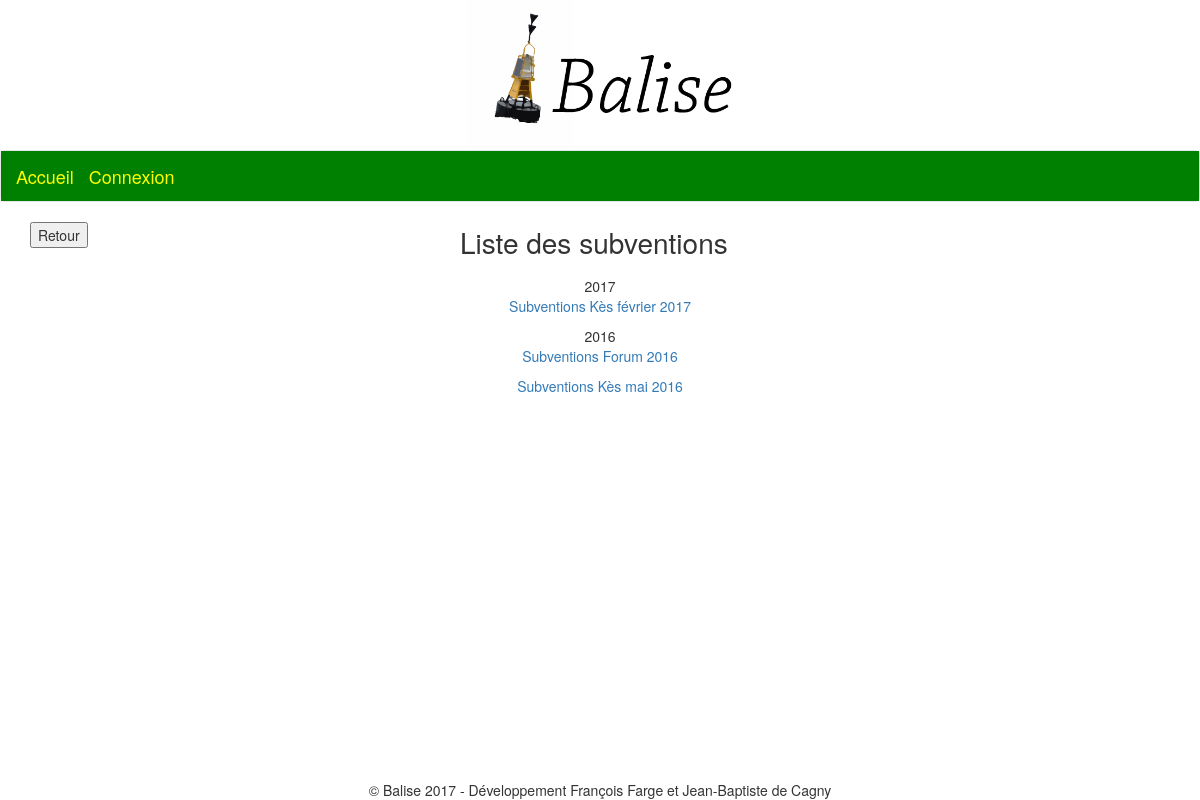
The app's page /subventions/, older data.
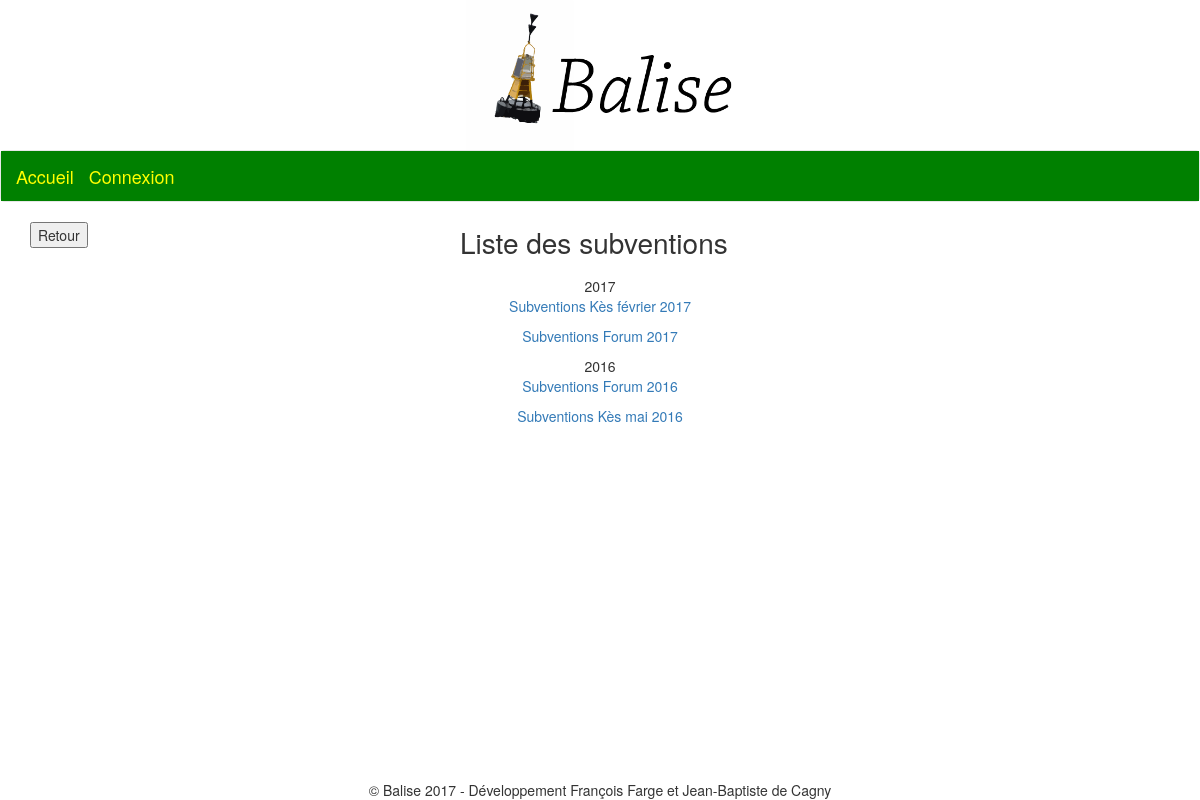
The same page, newer data.
### subventions/models.py (models this page shows, shortened)
class VagueSubventions(models.Model):
	type_subvention = models.ForeignKey(TypeSubvention)
	annee = models.CharField(max_length=4)
	class Meta:
		unique_together = ('type_subvention', 'annee')
		ordering = ('-annee',)
	@models.permalink
	def view_self_url(self):
		return ('view_vague', [self.id])

class TypeSubvention(models.Model):
	nom = models.CharField(max_length=30)
	deblocable = models.BooleanField(default=True)
	class Meta:
		unique_together = ('nom',)
	def __str__(self):
		return self.nom

### subventions/views.py (the view)
def subventions_home(request):
	all_vagues_subventions = VagueSubventions.objects.all()
	annees = all_vagues_subventions.values('annee').distinct()
	vagues_subventions = []
	for annee in annees:
		vagues_subventions.append((annee['annee'],
			VagueSubventions.objects.filter(
				annee=annee['annee'])))
	return render(request, 'subventions/subventions_home.html', locals())

### subventions/templates/subventions/subventions_home.html
{% extends 'base.html' %}
{% block content %}
	<section id="compta-title-and-return">
		<div class="return-button">
			<form action="../">
				<input type="submit" value="Retour" />
			</form>
		</div>
		<div id="compta-title-cropped">
			<div id="page-title">Liste des subventions</div>
		</div>
	</section>
	<section>
		<div class="txtcentre">
		{% for annee, vagues in vagues_subventions %}
			{{ annee }}
			{% for vague in vagues %}
				<p><a href={{ vague.view_self_url }}>Subventions {{ vague.type_subvention }} {{ vague.annee }}</a></p>
			{% endfor %}
		{% endfor %}
		</div>
	</section>
{% endblock %}

Row changes from the older to the newer data that the page shows:
added VagueSubventions: type_subvention "Forum", annee "2017"
